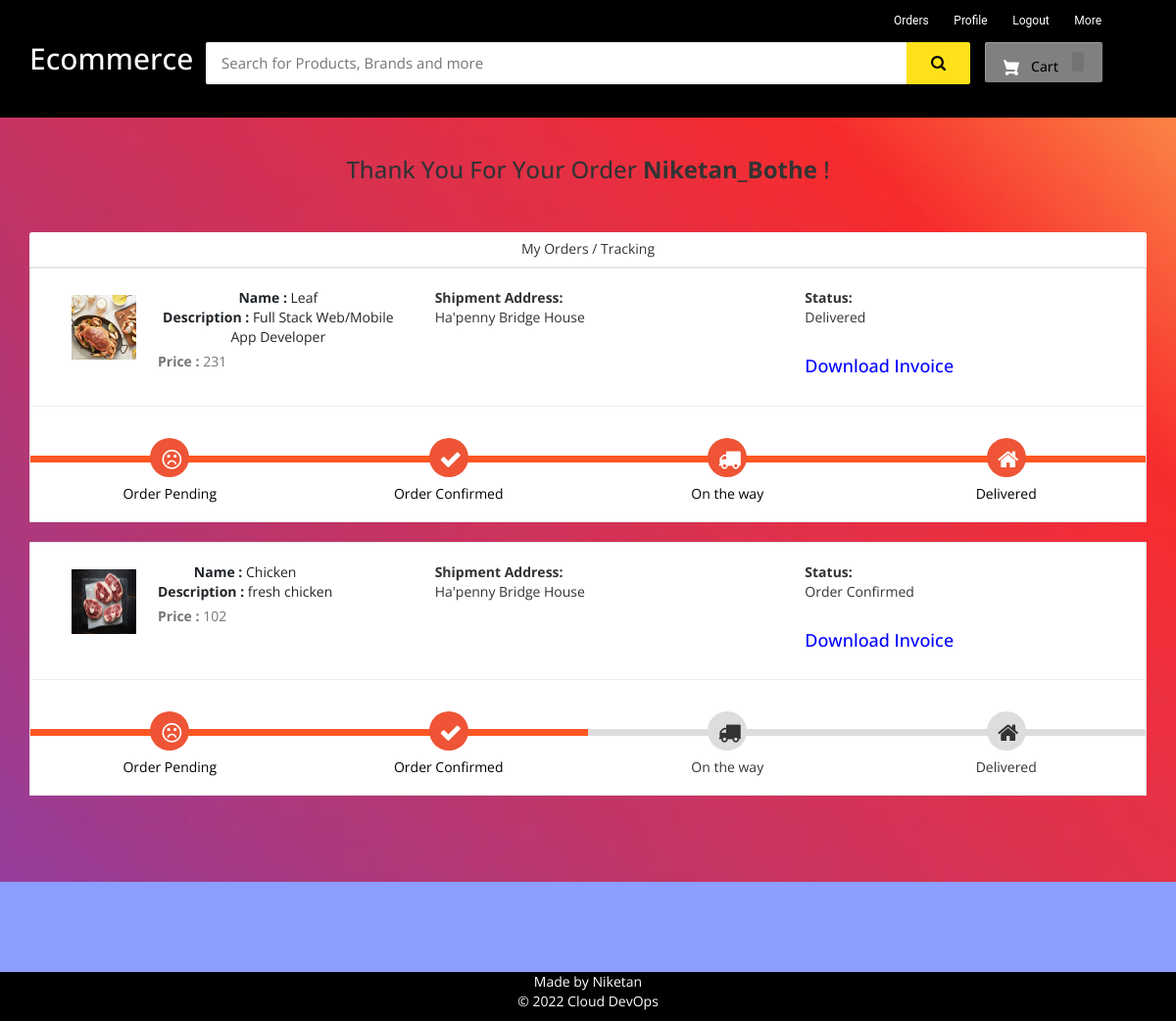
The app's page /my-order (signed in) with its own data.
### ecom/models.py (models this page shows, shortened)
class Product(models.Model):
    name=models.CharField(max_length=40)
    product_image= models.ImageField(upload_to='product_image/',null=True,blank=True)
    price = models.PositiveIntegerField()
    description=models.CharField(max_length=40)

class Orders(models.Model):
    STATUS =(
        ('Pending','Pending'),
        ('Order Confirmed','Order Confirmed'),
        ('Out for Delivery','Out for Delivery'),
        ('Delivered','Delivered'),
    )
    customer=models.ForeignKey('Customer', on_delete=models.CASCADE,null=True)
    product=models.ForeignKey('Product',on_delete=models.CASCADE,null=True)
    email = models.CharField(max_length=50,null=True)
    address = models.CharField(max_length=500,null=True)
    mobile = models.CharField(max_length=20,null=True)
    order_date= models.DateField(auto_now_add=True,null=True)
    status=models.CharField(max_length=50,null=True,choices=STATUS)

### ecom/views.py (the view)
# urls.py: path('my-order', views.my_order_view,name='my-order'),
@login_required(login_url='customerlogin')
@user_passes_test(is_customer)
def my_order_view(request):
    customer=models.Customer.objects.get(user_id=request.user.id)
    orders=models.Orders.objects.all().filter(customer_id = customer)
    ordered_products=[]
    for order in orders:
        ordered_product=models.Product.objects.all().filter(id=order.product.id)
        ordered_products.append(ordered_product)
    return render(request,'ecom/my_order.html',{'data':zip(ordered_products,orders)})

### ecom/views.py (called while the page is built)
def is_customer(user):
    return user.groups.filter(name='CUSTOMER').exists()

### templates/ecom/my_order.html (shortened to what this page needs)
{% extends 'ecom/customer_base.html' %}
{% load static %}
{% block content %}
<br>
<h3 style="text-align:center;">Thank You For Your Order  <strong>{{request.user}}</strong> !</h3> <br><br>
<div class="container">
    <header class="card-header" style="text-align:center;"> My Orders / Tracking </header>
    {% for products,order in data %}
    <article class="card">
        <div class="card-body">
            <ul class="row" style="margin-left:20px;margin-top:20px;">
                <li class="col-md-4">
                  <figure class="itemside mb-3">
                    {%for product in products%}
                      <div class="aside"><img src="{% static product.product_image.url %}" class="img-sm border"></div>
                      <figcaption class="info align-self-center">
                          <p class="title"><strong>Name : </strong>{{product.name}} <br> <strong>Description : </strong>{{product.description}}</p> <span class="text-muted"><strong>Price : </strong>{{product.price}} </span>
                      </figcaption>
                  </figure>
                </li>
                <li class="col-md-4">
                    <div class="col"> <strong>Shipment Address:</strong> <br> {{order.address}}</div>
                </li>
                <li class="col-md-4">
                    <div class="col"> <strong>Status:</strong> <br> {{order.status}} </div> <br>
                    <h4><a style="text-decoration:none; color:blue;" href="{% url 'download-invoice' order.id product.id  %}" >Download Invoice</a></h4>
                </li>
                {%endfor%}
            </ul>
            <hr>
            <div class="track">
                {%if order.status == 'Pending' %}
                <div class="step active"> <span class="icon"> <i style="padding-top:5px; padding-right:20px;" class="fa fa-frown-o"></i> </span> <span class="text">Order Pending</span> </div>
                <div class="step "> <span class="icon"> <i style="padding-top:5px; padding-right:20px;" class="fa fa-check"></i> </span> <span class="text"> Order Confirmed</span> </div>
                <div class="step "> <span class="icon"> <i style="padding-top:5px; padding-right:20px;" class="fa fa-truck"></i> </span> <span class="text"> On the way </span> </div>
                <div class="step "> <span class="icon"> <i style="padding-top:5px; padding-right:20px;" class="fa fa-home"></i> </span> <span class="text">Delivered</span> </div>
                {%elif order.status == 'Order Confirmed' %}
                <div class="step active"> <span class="icon"> <i style="padding-top:5px; padding-right:20px;" class="fa fa-frown-o"></i> </span> <span class="text">Order Pending</span> </div>
                <div class="step active"> <span class="icon"> <i style="padding-top:5px; padding-right:20px;" class="fa fa-check"></i> </span> <span class="text"> Order Confirmed</span> </div>
                <div class="step "> <span class="icon"> <i style="padding-top:5px; padding-right:20px;" class="fa fa-truck"></i> </span> <span class="text"> On the way </span> </div>
                <div class="step "> <span class="icon"> <i style="padding-top:5px; padding-right:20px;" class="fa fa-home"></i> </span> <span class="text">Delivered</span> </div>
                {%else%}
                <div class="step active"> <span class="icon"> <i style="padding-top:5px; padding-right:20px;" class="fa fa-frown-o"></i> </span> <span class="text">Order Pending</span> </div>
                <div class="step active"> <span class="icon"> <i style="padding-top:5px; padding-right:20px;" class="fa fa-check"></i> </span> <span class="text"> Order Confirmed</span> </div>
                <div class="step active"> <span class="icon"> <i style="padding-top:5px; padding-right:20px;" class="fa fa-truck"></i> </span> <span class="text"> On the way </span> </div>
                <div class="step active"> <span class="icon"> <i style="padding-top:5px; padding-right:20px;" class="fa fa-home"></i> </span> <span class="text">Delivered</span> </div>
                {%endif%}
            </div>
        </div>
    </article><br>
    {%endfor%}
</div>
<br><br><br><br><br>
{% endblock content %}

### templates/ecom/customer_base.html (shortened to what this page needs)
<html>
{% load static %}
<head>
<link rel="stylesheet" href="https://maxcdn.bootstrapcdn.com/bootstrap/3.3.0/css/bootstrap.min.css">
<link rel="stylesheet" href="https://maxcdn.bootstrapcdn.com/font-awesome/4.7.0/css/font-awesome.min.css">
</head>
<body id="bg" style="background-image:url('{% static 'images/Background.jpg'%}');">
<div id="navbar">
    <div class="container">
        <div class="row row1">
            <ul class="largenav pull-right">
                <li class="upper-links"><a class="links" href="/my-order">Orders</a></li>
                <li class="upper-links"><a class="links" href="/my-profile">Profile</a></li>
                  <li class="upper-links"><a class="links" href="/logout">Logout</a></li>
                <li class="upper-links dropdown"><a class="links" href="">More</a>
                </li>
            </ul>
        </div>
        <div class="row row2">
            <div class="col-sm-2">
                <h2 style="margin:0px;"><a style="text-decoration:none; color:white;" href="/"><span class="largenav">Ecommerce </span></a></h2>
            </div>
            <div class="navbar-search smallsearch col-sm-8 col-xs-11">
              <form  action="/search" method="get">
                <div class="row"> <input class="navbar-input col-xs-11" type="search" placeholder="Search for Products, Brands and more" name="query" id="query">
                  <button class="navbar-button col-xs-1" type="submit">
                  </button>
                </div>
              </form>
            </div>
            <div class="cart1 largenav col-sm-2"> <a class="cart-button" href="/cart">  Cart <span class="item-number ">{{ product_count_in_cart }}</span> </a> </div>
        </div>
    </div>
</div>
{% block content %}
{% endblock content %}
<br><br><br>
<footer>
  <div class="container">
    <div class="row">
      <div class="col-md-12 col-sm-12">
        <div style="color:#ffffff;" class="wow fadeInUp footer-copyright">
          <p>Made by Niketan <br>
           &copy; 2022 Cloud DevOps </p>
        </div>
      </div>
    </div>
  </div>
</footer>
</body>
</html>

### templates/ecom/customer_base.html (style rules this page uses)
body { background-color: #ebe0e0 }
#navbar { background-color: #000; color: black; }
.row1 { padding-top: 10px; padding-right: 50px }
.row2 { padding-bottom: 20px }
.navbar-input { padding: 11px 16px; border-radius: 2px 0 0 2px; border: 0 none; outline: 0 none; font-size: 15px }
.navbar-button { background-color: #ffe11b; border: 1px solid #ffe11b; border-radius: 0 2px 2px 0; color: #565656; padding: 10px 0; height: 43px; cursor: pointer }
.cart-button { background-color: #808080; box-shadow: 0 4px 4px 0 rgba(0, 0, 0, .23), inset 1px 1px 0 0 hsla(0, 0%, 100%, .2); padding: 10px 0; text-align: center; height: 41px; border-radius: 2px; font-weight: 500; width: 120px; display: inline-block; color: #FFFFFF; text-decoration: none; color: inherit; border: none; outline: none }
.cart-svg { display: inline-block; width: 16px; height: 16px; vertical-align: middle; margin-right: 8px }
.item-number { border-radius: 3px; background-color: rgba(0, 0, 0, .1); height: 20px; padding: 3px 6px; font-weight: 500; display: inline-block; color: #fff; line-height: 12px; margin-left: 10px }
.upper-links { display: inline-block; padding: 0 11px; line-height: 23px; font-family: 'Roboto', sans-serif; letter-spacing: 0; color: inherit; border: none; outline: none; font-size: 12px }
.dropdown { position: relative; display: inline-block; margin-bottom: 0px }
.links { color: #fff; text-decoration: none }
.largenav { display: none }
.smallsearch { margin-left: 15px; margin-top: 15px }
footer { padding: 0px 0px 0px 0px; background-color: black; margin: 0px; }
.fa { font-size: 23px; width: 60px; text-align: center; text-decoration: none; margin: 5px 2px; border-radius: 50%; }
p { text-align: center; }
@media screen and (min-width: 768px) { .largenav { display: block } }
@media screen and (min-width: 768px) { .smallsearch { margin: 0px } }
#bg { background-repeat: no-repeat; background-size:1800px 900px; background-position:top; background-attachment:fixed; }

### templates/ecom/my_order.html (style rules this page uses)
body { background-color: #8C9EFF; font-family: 'Open Sans', serif }
.container { margin-top: 0px; margin-bottom: 0px }
.card { position: relative; display: -webkit-box; display: -ms-flexbox; display: flex; -webkit-box-orient: vertical; -webkit-box-direction: normal; -ms-flex-direction: column; flex-direction: column; min-width: 0; word-wrap: break-word; background-color: #fff; background-clip: border-box; border: 1px solid rgba(0, 0, 0, 0.1); border-radius: 0.10rem }
.card-header:first-child { border-radius: calc(0.37rem - 1px) calc(0.37rem - 1px) 0 0 }
.card-header { padding: 0.75rem 1.25rem; margin-bottom: 0; background-color: #fff; border-bottom: 1px solid rgba(0, 0, 0, 0.1) }
.track { position: relative; background-color: #ddd; height: 7px; display: -webkit-box; display: -ms-flexbox; display: flex; margin-bottom: 60px; margin-top: 50px }
.track .step { -webkit-box-flex: 1; -ms-flex-positive: 1; flex-grow: 1; width: 25%; margin-top: -18px; text-align: center; position: relative }
.track .step.active:before { background: #FF5722 }
.track .step::before { height: 7px; position: absolute; content: ""; width: 100%; left: 0; top: 18px }
.track .step.active .icon { background: #ee5435; color: #fff }
.track .icon { display: inline-block; width: 40px; height: 40px; line-height: 40px; position: relative; border-radius: 100%; background: #ddd }
.track .step.active .text { font-weight: 400; color: #000 }
.track .text { display: block; margin-top: 7px }
.itemside { position: relative; display: -webkit-box; display: -ms-flexbox; display: flex; width: 100% }
.itemside .aside { position: relative; -ms-flex-negative: 0; flex-shrink: 0 }
.img-sm { width: 80px; height: 80px; padding: 7px }
ul.row, ul.row-sm { list-style: none; padding: 0 }
.itemside .info { padding-left: 15px; padding-right: 7px }
.itemside .title { display: block; margin-bottom: 5px; color: #212529 }
p { margin-top: 0; margin-bottom: 1rem }

### records on screen
Orders: address "Ha'penny Bridge House", status "Delivered", shows "Order Pending"
Product: product_image (picture), name "Leaf", description "Full Stack Web/Mobile App Developer", price "231"
Orders: address "Ha'penny Bridge House", status "Order Confirmed", shows "Order Pending"
Product: product_image (picture), name "Chicken", description "fresh chicken", price "102"

### other values on screen
{{ request.user }} "Niketan_Bothe"
